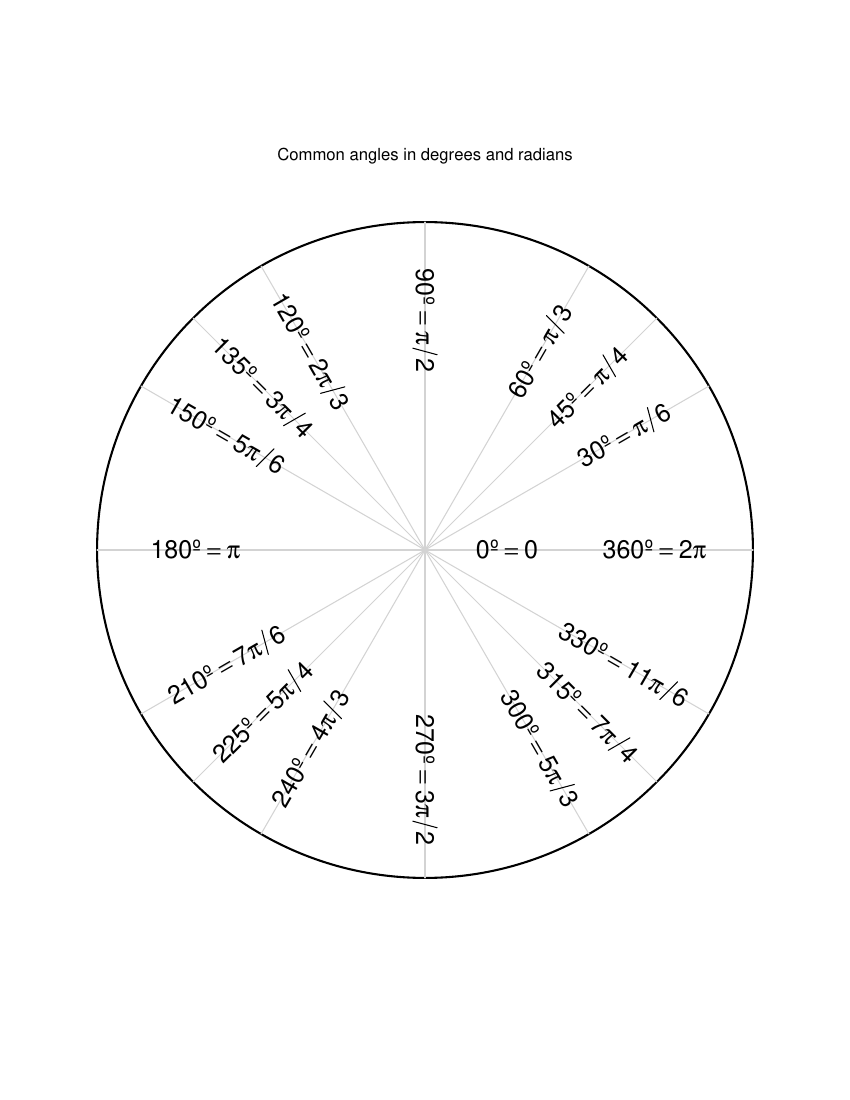

This chart was generated by the following R code:
pdf("unit_circle_angles.pdf",8.5,11)

deg_opts = c(0,30,45,60,90,120,135,150,180,210,225,240,270,300,315,330,360)
dos = paste0(deg_opts,"º")
ras = c("0","\\pi/6","\\pi/4","\\pi/3","\\pi/2","2\\pi/3","3\\pi/4","5\\pi/6",
        "\\pi","7\\pi/6","5\\pi/4","4\\pi/3","3\\pi/2","5\\pi/3","7\\pi/4","11\\pi/6","2\\pi")
library(latex2exp)
par(mar=c(0,0,0,0),pty="s")
plot(0,0,"n",xlim=c(-1.2,1.2),ylim=c(-1.2,1.2),axes=F,ann=F)
tt = seq(0,2*pi,pi/1000)
lines(cos(tt),sin(tt),lwd=2)
for(t in deg_opts){
    r = t/180*pi
    lines(c(0,cos(r)),c(0,sin(r)),col="lightgrey")
}
for(t in 2:length(deg_opts)){
    r = deg_opts[t]/180*pi
    s = TeX(paste0("$",dos[t]," = ",ras[t],"$",collapse=""))
    srt = (deg_opts[t]+90)%%180-90
    text(0.7*cos(r),0.7*sin(r),s,srt=srt,cex=1.5,adj=c(0.5,0.5))
}
text(0.25,0,TeX("$0º=0$"),cex=1.5)

text(0,1.2,"Common angles in degrees and radians")


dev.off()